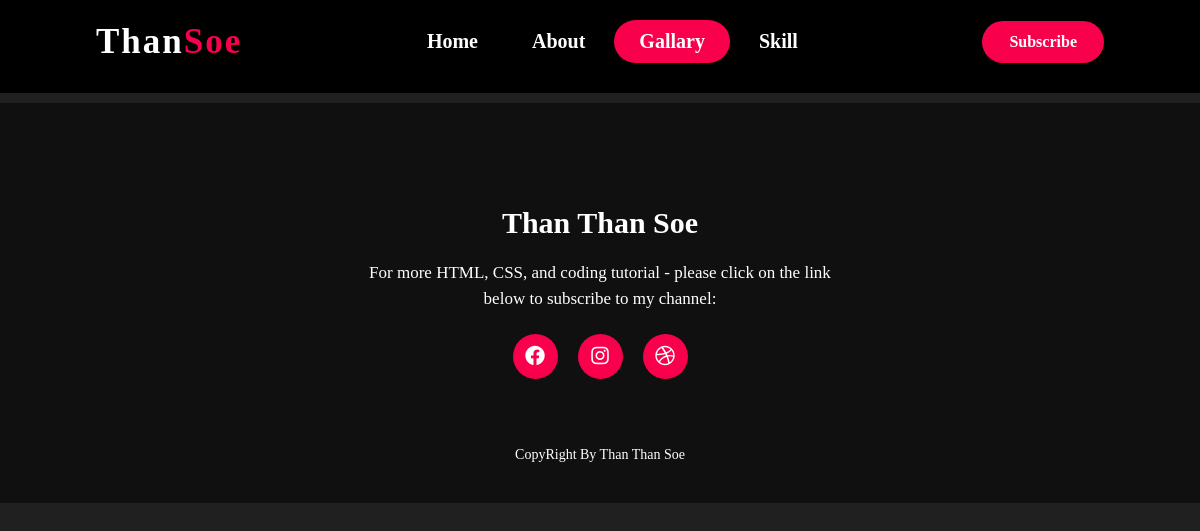
Before: /gallary/ with the older database file.
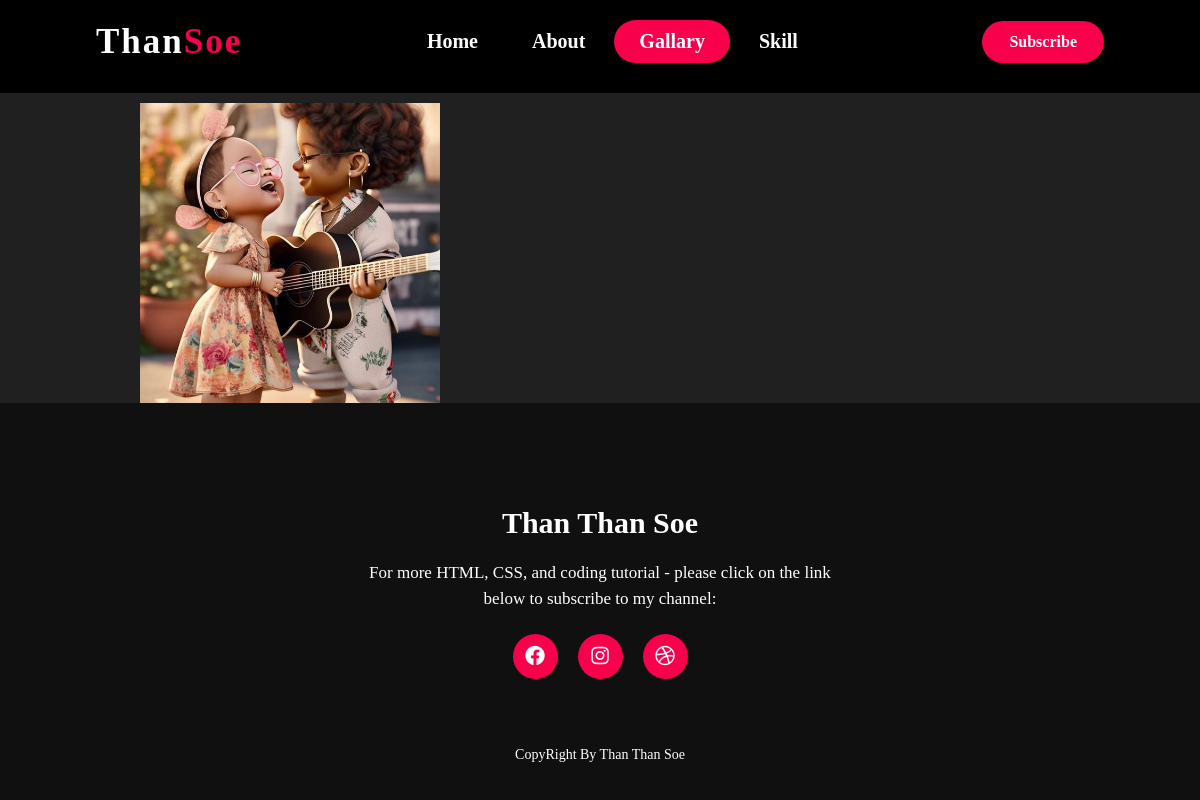
After: the same page with the newer database file.
### myapp/models.py (models this page shows, shortened)
class Gallary(models.Model):
    category = models.ForeignKey(Category, on_delete=models.CASCADE)
    title = models.CharField(max_length=50)
    image = models.ImageField(upload_to='gallary-image', null=True, blank=True)

### myapp/views.py (the view)
# urls.py: path('gallary/', views.gallary, name='gallarypage'),
def gallary(request):
    categorys = Category.objects.all()
    gallarys = Gallary.objects.all()
    context = {
        'gallarys':gallarys,
        'categorys':categorys
    }
    return render(request, 'pages/gallary.html', context)

### myapp/templates/pages/gallary.html
{% extends 'pages/main.html' %}
{% block content %}
<div class="gallary">
    {% for gallary in gallarys %}
        <img src="{{ gallary.image.url }}" alt="" >
    {% endfor %}
</div>
{% endblock content %}

Changed rows visible on the page:
added Gallary: image (picture)
